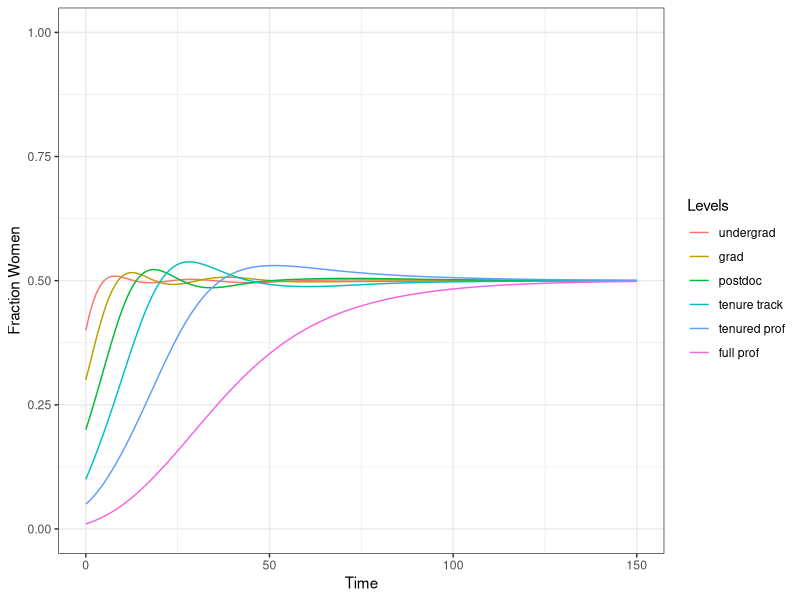
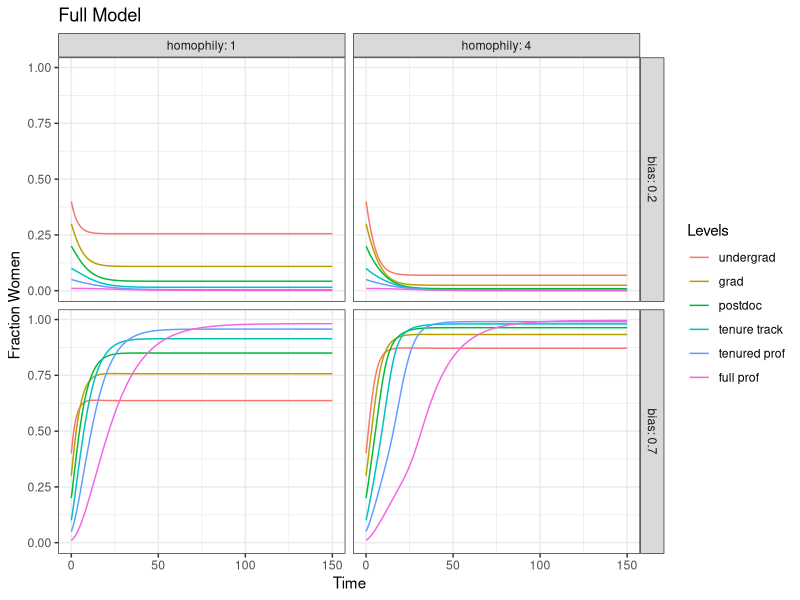

Write the R code that produced these figures, in order.
## ---- chunk 1
library(tidyverse)
library(lubridate)
library(knitr)
library(reshape2)
library(car)
library(deSolve)
library(readxl)
## ---- chunk 2
#u= fraction of like-gendered individuals in level above
#v= fraction of like-gendered individuals in current level
#lambda= strength of homophilic tendency
#b= bias (b>0.5 means women are favored)

#probability of someone seeking promotion to next level
P_func <- function(u, v, lambda){
  e <- exp(1)
  denom <- 1 + e^(-lambda*(u-v))
  return(1/denom)
}

#fraction of women in applicant pool
F0_func <- function(u, v, lambda){
  num <- v*P_func(u, v, lambda)
  denom <- num + ((1-v)*(P_func(1-u, 1-v, lambda)))
  return(num/denom)
}

#fraction of women promoted to next level
F_func <- function(u, v, lambda, b){
  num <- b*v*P_func(u, v, lambda)
  denom <- num + ((1-b)*(1-v)*P_func(1-u, 1-v, lambda))
  return(num/denom)
}
## ---- chunk 3
capital_r <- c(1/4, 1/5, 1/6, 1/7, 1/9, 1/15)

n <- c(13, 8, 5, 3, 2, 1)

times <- seq(from=0,to=150,by=1)

xstart <- c(0.4, 0.3, 0.2, 0.1, 0.05, 0.01)

lambda <- 2

b <- 0.5

params <- list(cap_r = capital_r, cap_n = n, lambda = lambda, bias = b)
## ---- chunk 4
full_model <- function (t, x, parms) {
  x0 <- 0.5
  x1 <- x[1]
  x2 <- x[2]
  x3 <- x[3]
  x4 <- x[4]
  x5 <- x[5]
  x6 <- x[6]
  cap_r <- parms$cap_r
  L <- length(cap_r)
  cap_n <- parms$cap_n
  lambda <- parms$lambda
  b <- parms$bias
  low_r <- vector(mode="numeric", length=length(cap_r))
  for(j in seq_along(cap_r)){
    products <- vector(mode="numeric", length=length((j+1):L))
      for(k in seq_along(products)){
         products[k] <- cap_r[j+k]*cap_n[j+k]
      }
    num <- sum(products)
    denom <- cap_r[j] * cap_n[j]
    final <- num/denom
    low_r[j] <- final
  }
  0 -> low_r[is.na(low_r)]
  dx1dt <- (cap_r[1]*(1+low_r[1])*F_func(u = x1, v = x0, lambda = lambda, b = b)) - (cap_r[1]*x1) - 
    (cap_r[1]*low_r[1]*F_func(u = x2, v = x1, lambda = lambda, b = b))
  dx2dt <- (cap_r[2]*(1+low_r[2])*F_func(u = x2, v = x1, lambda = lambda, b = b)) - (cap_r[2]*x2) - 
    (cap_r[2]*low_r[2]*F_func(u = x3, v = x2, lambda = lambda, b = b))
  dx3dt <- (cap_r[3]*(1+low_r[3])*F_func(u = x3, v = x2, lambda = lambda, b = b)) - (cap_r[3]*x3) - 
    (cap_r[3]*low_r[3]*F_func(u = x4, v = x3, lambda = lambda, b = b))
  dx4dt <- (cap_r[4]*(1+low_r[4])*F_func(u = x4, v = x3, lambda = lambda, b = b)) - (cap_r[4]*x4) - 
    (cap_r[4]*low_r[4]*F_func(u = x5, v = x4, lambda = lambda, b = b))
  dx5dt <- (cap_r[5]*(1+low_r[5])*F_func(u = x5, v = x4, lambda = lambda, b = b)) - (cap_r[5]*x5) - 
    (cap_r[5]*low_r[5]*F_func(u = x6, v = x5, lambda = lambda, b = b))
  dx6dt <- (cap_r[6]*F_func(u = x6, v = x5, lambda = lambda, b = b)) - (cap_r[6]*x6)
  derivs <- c(dx1dt, dx2dt, dx3dt, dx4dt, dx5dt, dx6dt)
  list(derivs)
}

full_output <- ode(y = xstart, times = times, func = full_model, parms = params)

#check that the algorithm converged
diagnostics(full_output)

full_output <- as.data.frame(full_output)
head(full_output)
names(full_output) <- c("time", "undergrad", "grad", "postdoc", "tenure track", "tenured prof", "full prof")

full_data <- melt(full_output, id.vars = "time")
head(full_data)
full_data %>% ggplot(aes(x=time, y=value, color=variable)) +
  geom_line() +
  labs(x="Time", y="Fraction Women", color="Levels") +
  theme_bw() +
  scale_y_continuous(breaks=c(0, 0.25, 0.5, 0.75, 1)) +
  ylim(0,1)
## ---- chunk 5
bias_test <- c(0.2, 0.2, 0.7, 0.7)
homophily_test <- c(4, 1, 4, 1)

trials <- if(length(bias_test) == length(homophily_test)){
  length(bias_test)
  } else{
  0
}

varied_full_data <- vector(mode="list", length=trials)

for(i in seq_len(trials)){
  bias_name <- paste0("b=", bias_test[i])
  homo_name <- paste0("l=", homophily_test[i])
  names(varied_full_data)[i] <- paste(bias_name, homo_name, sep = ",")
}

for(i in seq_len(trials)){
  b <- bias_test[i]
  l <- homophily_test[i]
  params <- list(cap_r = capital_r, cap_n = n, lambda = l, bias = b)
  dat <- ode(y = xstart, times = times, func = full_model, parms = params)
  dat <- as.data.frame(dat)
  names(dat) <- c("time", "undergrad", "grad", "postdoc", "tenure track", "tenured prof", "full prof")
  dat_use <- melt(dat, id.vars = "time")
  dat_use <- dat_use %>% mutate(bias=b, homophily=l)
  varied_full_data[[i]] <- dat_use
}

entire_full_model <- do.call(rbind, varied_full_data)
head(entire_full_model)

entire_full_model %>% ggplot(aes(x=time, y=value, color=variable)) + 
  geom_line() +
  theme_bw() +
  facet_grid(bias ~ homophily, labeller = label_both) +
  labs(x="Time", y="Fraction Women", color="Levels", title = "Full Model")
